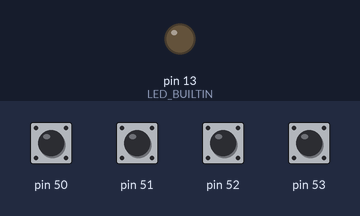
Simulated run of this program. Board: Arduino Mega 2560, built with avr-gcc and run on an emulated ATmega2560. Parts: output pins drawn as LEDs (lit = HIGH). Inputs (shaded band) come from the test bench; at power-on: pin 50–53 HIGH.

Above: at 1.2 s.
1.3 s: pin 50 pulled LOW for 0.15 s
At 2.7 s:
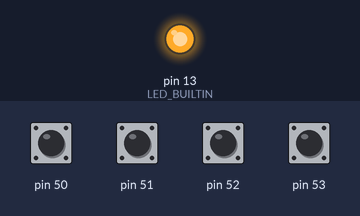
Timing chart, 0 to 4.3 s (numbered marks = the images above; inputs shaded):
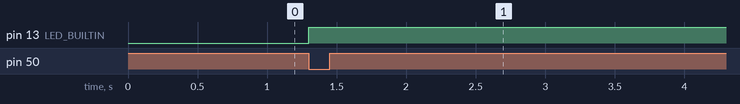

The program:

main.cpp
```cpp
#include <Arduino.h>

void pciSetup(byte pin)
{
    *digitalPinToPCMSK(pin) |= bit (digitalPinToPCMSKbit(pin));  // enable pin
    PCIFR  |= bit (digitalPinToPCICRbit(pin)); // clear any outstanding interrupt
    PCICR  |= bit (digitalPinToPCICRbit(pin)); // enable interrupt for the group
}

// ISR Routine to handle each group

ISR (PCINT0_vect) // handle pin change interrupt for PB0 to PB7 (PIN 53 52 51 50 10 11 12 13)
        {
            if(digitalRead(51) == HIGH) {
                digitalWrite(LED_BUILTIN, HIGH);
            }
                // Do what you want here, it will be triggered whenever one of the eight pins change.
        }


void setup() {
    pciSetup(50);
    for (int i=50; i<=53; i++) {
        pinMode( i, INPUT);    // INPUT is already on by default but ...
        digitalWrite(i,HIGH);  // set pullups, if necessary ...
        pciSetup(i);           // enable interrupt for pin...
    }
    pinMode(LED_BUILTIN, OUTPUT);
// write your initialization code here
}

void loop() {
// write your code here
}
```

Measured:
- after the input at 1.3 s, pin 13 (LED_BUILTIN): LOW → HIGH at once
